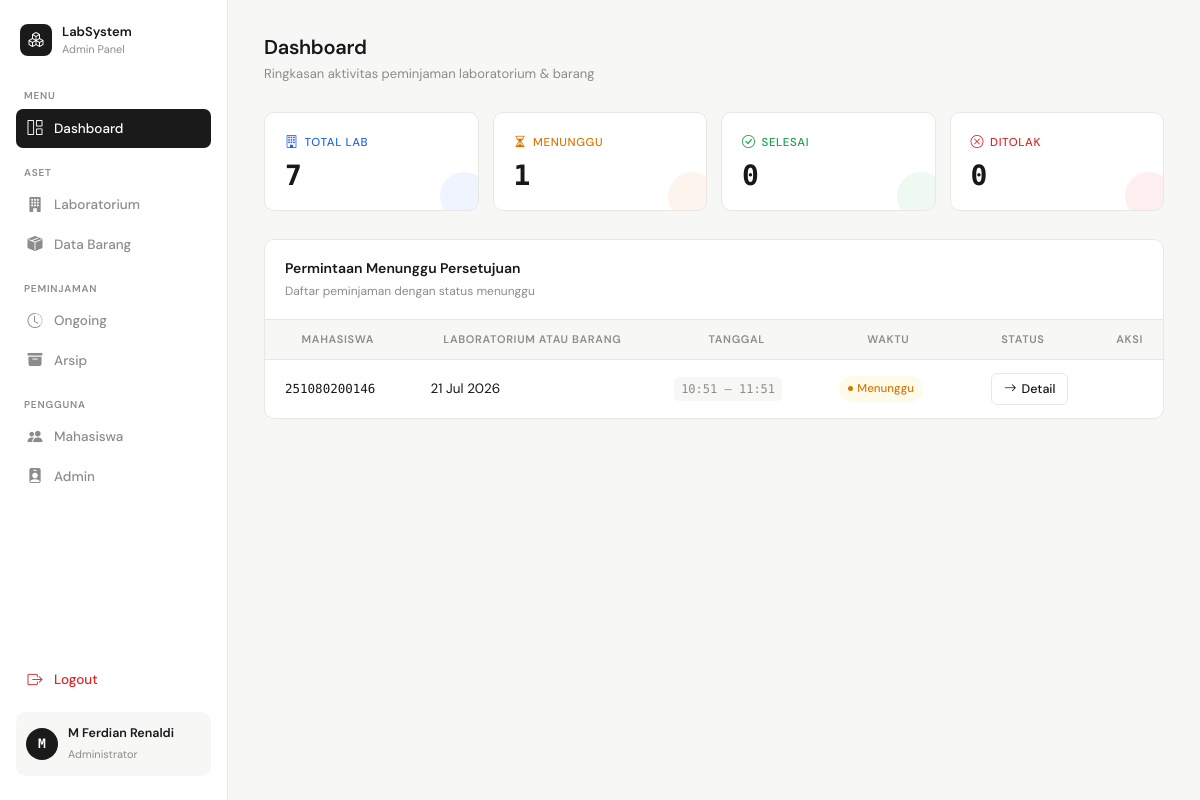
/admin/dashboard.php (signed in), run on the app's committed database.
### tables this page shows
CREATE TABLE `data_pinjam` (
  `id_data` int NOT NULL,
  `nim` char(12) NOT NULL,
  `jenis` enum('lab','barang') NOT NULL DEFAULT 'lab',
  `tanggal` date NOT NULL,
  `jam_mulai` time NOT NULL,
  `jam_selesai` time NOT NULL,
  `nama_lab` varchar(100) DEFAULT NULL,
  `id_barang` int DEFAULT NULL,
  `nama_barang` varchar(100) DEFAULT NULL,
  `jumlah` int DEFAULT NULL,
  `kursi` int DEFAULT NULL,
  `status` enum('disetujui','ditolak','menunggu','selesai') NOT NULL
);

### admin/dashboard.php (the view, shortened to what this page needs)
<?php
require_once __DIR__ . '/../config/koneksi.php';
$query = mysqli_query($koneksi, "
    SELECT * FROM data_pinjam WHERE status = 'menunggu'
    ORDER BY tanggal DESC
");
$qLab = mysqli_query($koneksi, "SELECT COUNT(*) AS total FROM data_lab");
$total_lab = mysqli_fetch_assoc($qLab)['total'] ?? 0;
$qMenunggu = mysqli_query($koneksi, "
    SELECT COUNT(*) AS total
    FROM data_pinjam
    WHERE status = 'menunggu'
");
$total_menunggu = mysqli_fetch_assoc($qMenunggu)['total'] ?? 0;
$qSetuju = mysqli_query($koneksi, "
    SELECT COUNT(*) AS total
    FROM data_pinjam
    WHERE status = 'selesai'
");
$total_disetujui = mysqli_fetch_assoc($qSetuju)['total'] ?? 0;
$qTolak = mysqli_query($koneksi, "
    SELECT COUNT(*) AS total
    FROM data_pinjam
    WHERE status = 'ditolak'
");
$total_ditolak = mysqli_fetch_assoc($qTolak)['total'] ?? 0;
?>
<!DOCTYPE html>
<html lang="id">
<head>
<link href="https://cdn.jsdelivr.net/npm/bootstrap-icons/font/bootstrap-icons.css" rel="stylesheet">
</head>
<body>
<aside class="sidebar" id="sidebar">
    <div class="sidebar-logo">
        <div class="logo-icon"><i class="bi bi-boxes"></i></div>
        <div class="sidebar-logo-text">
            <strong>LabSystem</strong>
            <span>Admin Panel</span>
        </div>
    </div>
    <p class="nav-section">Menu</p>
        <ul style="list-style:none;padding:0;margin:0">
            <li class="nav-item">
                <a class="nav-link active" href="dashboard.php">
                    <i class="bi bi-grid-1x2"></i> Dashboard
                </a>
            </li>
        </ul>
        <p class="nav-section">Aset</p>
        <ul style="list-style:none;padding:0;margin:0">
            <li class="nav-item">
                <a class="nav-link" href="lab/data_lab.php">
                    <i class="bi bi-building-fill"></i> Laboratorium
                </a>
            </li>
            <li class="nav-item">
                <a class="nav-link" href="barang/data_barang.php">
                    <i class="bi bi-box-seam-fill"></i> Data Barang
                </a>
            </li>
        </ul>
        <p class="nav-section">Peminjaman</p>
        <ul style="list-style:none;padding:0;margin:0">
            <li class="nav-item">
                <a class="nav-link" href="peminjaman/riwayat_pinjam.php">
                    <i class="bi bi-clock-history"></i> Ongoing
                </a>
            </li>
            <li class="nav-item">
                <a class="nav-link" href="peminjaman/arsip_peminjaman.php">
                    <i class="bi bi-archive-fill"></i> Arsip
                </a>
            </li>
        </ul>
        <p class="nav-section">Pengguna</p>
        <ul style="list-style:none;padding:0;margin:0">
            <li class="nav-item">
                <a class="nav-link" href="mahasiswa/data_mhs.php">
                    <i class="bi bi-people-fill"></i> Mahasiswa
                </a>
            </li>
            <li class="nav-item">
                <a class="nav-link" href="akun_admin/data_admin.php">
                    <i class="bi bi-person-badge-fill"></i> Admin
                </a>
            </li>
        </ul>
        <div style="flex:1"></div>
        <ul style="list-style:none;padding:0;margin:0 0 12px">
            <li class="nav-item">
                <a class="nav-link danger" href="../auth/logout.php" onclick="return confirm('Yakin ingin logout?')">
                    <i class="bi bi-box-arrow-right"></i> Logout
                </a>
            </li>
        </ul>
    <div class="sidebar-user">
        <div class="avatar"><?= strtoupper(substr($_SESSION['user']['nama'], 0, 1)) ?></div>
        <div class="sidebar-user-info">
            <strong><?= htmlspecialchars($_SESSION['user']['nama']) ?></strong>
            <span>Administrator</span>
        </div>
    </div>
</aside>
<main class="main">
    <div class="page-header">
        <h1>Dashboard</h1>
        <p>Ringkasan aktivitas peminjaman laboratorium & barang</p>
    </div>
    <div class="stats-grid">
        <div class="stat-card card-blue">
            <div class="stat-label"><i class="bi bi-building"></i> Total Lab</div>
            <div class="stat-value"><?= $total_lab ?></div>
            <div class="corner-dot"></div>
        </div>
        <div class="stat-card card-warn">
            <div class="stat-label"><i class="bi bi-hourglass-split"></i> Menunggu</div>
            <div class="stat-value"><?= $total_menunggu ?></div>
            <div class="corner-dot"></div>
        </div>
        <div class="stat-card card-green">
            <div class="stat-label"><i class="bi bi-check-circle"></i> Selesai</div>
            <div class="stat-value"><?= $total_disetujui ?></div>
            <div class="corner-dot"></div>
        </div>
        <div class="stat-card card-red">
            <div class="stat-label"><i class="bi bi-x-circle"></i> Ditolak</div>
            <div class="stat-value"><?= $total_ditolak ?></div>
            <div class="corner-dot"></div>
        </div>
    </div>
    <div class="card">
        <div class="card-header">
            <div class="card-header-left">
                <h2>Permintaan Menunggu Persetujuan</h2>
                <span>Daftar peminjaman dengan status menunggu</span>
            </div>
        </div>
        <div class="table-wrap">
            <table>
                <thead>
                    <tr>
                        <th>Mahasiswa</th>
                        <th>Laboratorium Atau Barang</th>
                        <th>Tanggal</th>
                        <th>Waktu</th>
                        <th>Status</th>
                        <th>Aksi</th>
                    </tr>
                </thead>
                <tbody id="dataTableBody">
                <?php
                while ($row = mysqli_fetch_assoc($query)):
                    $badgeClass = match($row['status']) {
                        'menunggu'  => 'badge-menunggu',
                        'disetujui' => 'badge-disetujui',
                        'ditolak'   => 'badge-ditolak',
                        default     => 'badge-default'
                    };
                ?>
                    <tr>
                        <td><span class="nim-text"><?= htmlspecialchars($row['nim']) ?></span></td>
                        <td><?= date('d M Y', strtotime($row['tanggal'])) ?></td>
                        <td>
                            <span class="time-range">
                                <?= substr($row['jam_mulai'], 0, 5) ?> – <?= substr($row['jam_selesai'], 0, 5) ?>
                            </span>
                        </td>
                        <td>
                            <span class="badge <?= $badgeClass ?>">
                                <?= ucfirst($row['status']) ?>
                            </span>
                        </td>
                        <td>
                            <a href="peminjaman/approve_pinjam.php?id=<?= $row['id_data'] ?>" class="btn-detail">
                                <i class="bi bi-arrow-right"></i> Detail
                            </a>
                        </td>
                    </tr>
                <?php endwhile; ?>
                </tbody>
            </table>
        </div>
    </div>
</main>
</body>
</html>

### data on the page
data_pinjam: nim "251080200146", tanggal "21 Jul 2026", jam_mulai "10:51", jam_selesai "11:51", status "Menunggu"

### other printed values
substr($_SESSION['user']['nama'], 0, 1) "M"
$_SESSION['user']['nama'] "M Ferdian Renaldi"
$total_lab "7"
$total_menunggu "1"
$total_disetujui "0"
$total_ditolak "0"
